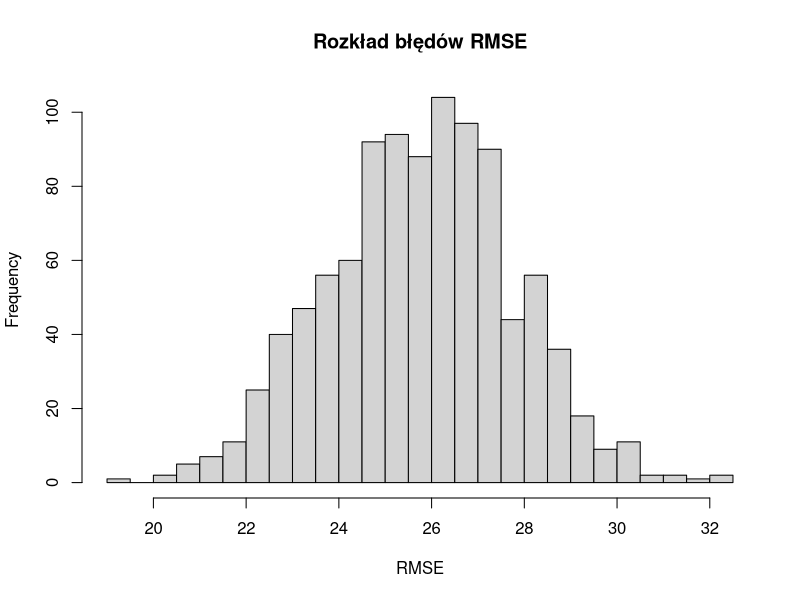

The R script that drew this image:
library(mice)  
library(dplyr) 

# Ustawienie ziarna dla powtarzalności wyników
set.seed(123)

# Liczba iteracji
liczba_iteracji <- 1000

# Inicjalizacja listy do przechowywania wyników RMSE
lista_rmse <- numeric()

# Pętla symulująca generowanie danych, wprowadzanie braków, imputację i ocenę jakości
for (powtorzenie in 1:liczba_iteracji) {
  
  # Generowanie danych z rozkładu normalnego
  ni <- 500
  A <- 5
  macierz <- matrix(rnorm(ni * A, mean = 150, sd = 53), nrow = ni)
  
  # Wprowadzenie braków danych typu MAR
  braki <- runif(ni) > 0.5 + (macierz[, 2] / 567)
  macierz_z_brakami <- macierz
  macierz_z_brakami[which(braki), 1] <- NA
  
  # Wdrożenie metody imputacji 
  imputacja <- mice(macierz_z_brakami, method = "norm.predict", m = 2)
  dane_uzupelnione <- complete(imputacja)
  
  # Obliczenie RMSE
  RMSE <- sqrt(mean((macierz[, 1] - dane_uzupelnione[, 1])^2, na.rm = TRUE))
  
  # Dodanie wyniku RMSE do listy
  lista_rmse <- c(lista_rmse, RMSE)
}

# Zasymuluj 200 razy
lista_rmse_1000 <- lista_rmse[1:200]

# Uśredniony błąd z symulacji
sredni_blad <- mean(lista_rmse)

# Wyświetlenie wyniku
cat("Średni błąd RMSE z symulacji:", sredni_blad, "\n")

# Wizualizacja wyników RMSE
hist(lista_rmse, breaks = 30, main = "Rozkład błędów RMSE", xlab = "RMSE")
